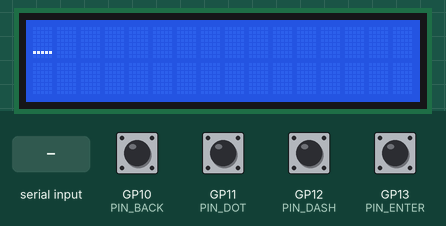
A sketch run on a simulated Raspberry Pi Pico. On the bench: 16×2 character LCD. The inputs (shaded band) are chosen by the test bench; at power-on: GP10 (PIN_BACK), GP11 (PIN_DOT), GP12 (PIN_DASH), GP13 (PIN_ENTER) HIGH. What the sketch prints to the serial monitor is not drawn.

Above: at 1.3 s.
1.4 s: GP11 (PIN_DOT) pulled LOW for 0.15 s
At 2.1 s:
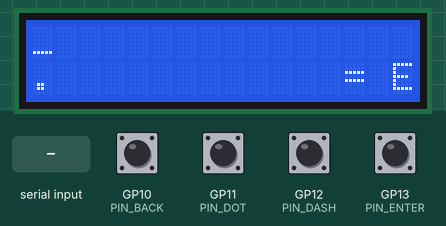
3.0 s: GP13 (PIN_ENTER) pulled LOW for 0.15 s
At 3.4 s:
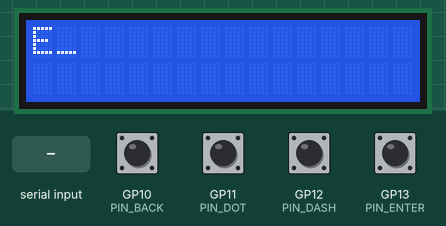
4.6 s: GP12 (PIN_DASH) pulled LOW for 0.15 s
At 5.8 s:
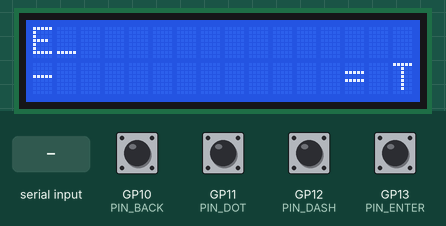
6.2 s: "e\n" received over Serial
At 7.1 s:
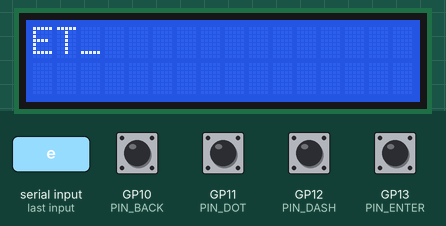
7.7 s: "-\n" received over Serial
At 8.2 s:
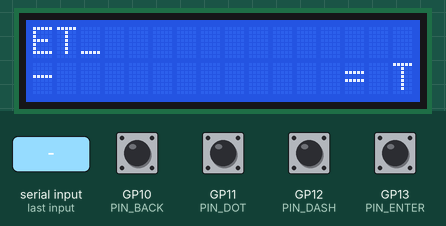
9.2 s: GP13 (PIN_ENTER) pulled LOW for 1 s
At 10.4 s:
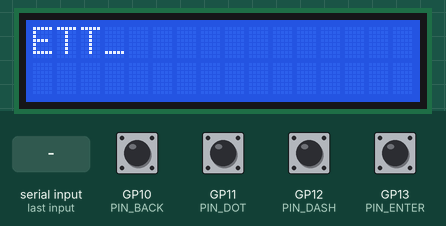
Timing chart, 0 to 12.2 s (numbered marks = the images above; inputs shaded):
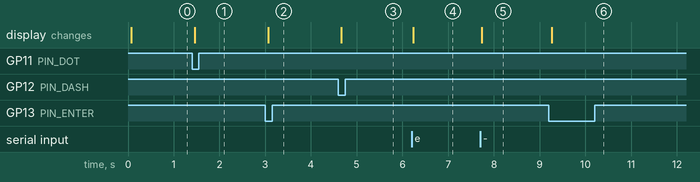

The sketch:

morse_input.ino
```cpp
/*
 * モールス信号でアルファベットを入力し、LCD1602A に表示する
 *
 * 対応ボード: Raspberry Pi Pico WH
 * FQBN: rp2040:rp2040:rpipicow
 * ライブラリ: LiquidCrystal I2C (Frank de Brabander)
 * 配線: docs/board_layout.svg (SW1〜SW4)、LCD は GP0 (SDA) / GP1 (SCL)
 *
 * 操作:
 *   SW1 (GP10) backspace。符号の入力中なら最後の1符号を、そうでなければ最後の1文字を消す
 *   SW2 (GP11) トン (.)
 *   SW3 (GP12) ツー (-)
 *   SW4 (GP13) enter。入力中の符号を文字に確定する。符号が空なら空白を入れる
 *
 * 表示:
 *   1行目 入力した文章 (長くなったら末尾の15文字を表示)
 *   2行目 入力中の符号と、その時点で確定したときの文字
 *         例: "-.-.        = C"   該当する文字がなければ "= ?"
 *
 * シリアル (115200bps) からも操作できる: '-' '.' がツー/トン、'b' が backspace、
 * 'e' が enter。確定した文章はシリアルにも出す
 */

#include <Wire.h>
#include <LiquidCrystal_I2C.h>

// --- 設定 ---
const int     PIN_SDA   = 0;   // GP0 (物理1番ピン)
const int     PIN_SCL   = 1;   // GP1 (物理2番ピン)
const uint8_t LCD_COLS  = 16;
const uint8_t LCD_ROWS  = 2;
const uint8_t LCD_ADDR_DEFAULT = 0x27;

const int PIN_BACK  = 10;  // SW1 GP10 (物理14番ピン)
const int PIN_DOT   = 11;  // SW2 GP11 (物理15番ピン)
const int PIN_DASH  = 12;  // SW3 GP12 (物理16番ピン)
const int PIN_ENTER = 13;  // SW4 GP13 (物理17番ピン)

const unsigned long DEBOUNCE_MS = 30;
const size_t MAX_CODE = 6;   // 1文字の符号は最長でも5つ (数字)。余裕を見て6
const size_t MAX_TEXT = 64;
// ------------

struct Button {
  int           pin;
  bool          raw;
  bool          stable;   // INPUT_PULLUP なので離すと HIGH
  unsigned long changedAt;
};

enum { BTN_BACK, BTN_DOT, BTN_DASH, BTN_ENTER, BTN_COUNT };
Button buttons[BTN_COUNT] = {
  {PIN_BACK,  HIGH, HIGH, 0},
  {PIN_DOT,   HIGH, HIGH, 0},
  {PIN_DASH,  HIGH, HIGH, 0},
  {PIN_ENTER, HIGH, HIGH, 0},
};

struct Morse {
  char        ch;
  const char *code;
};

const Morse MORSE_TABLE[] = {
  {'A', ".-"},    {'B', "-..."},  {'C', "-.-."},  {'D', "-.."},   {'E', "."},
  {'F', "..-."},  {'G', "--."},   {'H', "...."},  {'I', ".."},    {'J', ".---"},
  {'K', "-.-"},   {'L', ".-.."},  {'M', "--"},    {'N', "-."},    {'O', "---"},
  {'P', ".--."},  {'Q', "--.-"},  {'R', ".-."},   {'S', "..."},   {'T', "-"},
  {'U', "..-"},   {'V', "...-"},  {'W', ".--"},   {'X', "-..-"},  {'Y', "-.--"},
  {'Z', "--.."},
  {'0', "-----"}, {'1', ".----"}, {'2', "..---"}, {'3', "...--"}, {'4', "....-"},
  {'5', "....."}, {'6', "-...."}, {'7', "--..."}, {'8', "---.."}, {'9', "----."},
};
const int MORSE_COUNT = sizeof(MORSE_TABLE) / sizeof(MORSE_TABLE[0]);

LiquidCrystal_I2C *lcd = nullptr;
String code = "";  // 入力中の符号 ("-" と ".")
String text = "";  // 確定した文章

// 符号を文字にする。表になければ 0
char decode(const String &c) {
  for (int i = 0; i < MORSE_COUNT; i++) {
    if (c == MORSE_TABLE[i].code) return MORSE_TABLE[i].ch;
  }
  return 0;
}

// ---------------- LCD ----------------

void drawRow(uint8_t row, const String &s) {
  String t = s.substring(0, LCD_COLS);
  while (t.length() < LCD_COLS) t += ' ';
  lcd->setCursor(0, row);
  lcd->print(t);
}

void draw() {
  // 1行目: 末尾にカーソル代わりの '_' を付け、収まらなければ末尾側を見せる
  String top = text + "_";
  if (top.length() > LCD_COLS) top = top.substring(top.length() - LCD_COLS);
  drawRow(0, top);

  // 2行目: 左に符号、右端に確定したときの文字
  String bottom = code;
  if (code.length()) {
    char ch = decode(code);
    while (bottom.length() < LCD_COLS - 3) bottom += ' ';
    bottom += "= ";
    bottom += ch ? ch : '?';
  }
  drawRow(1, bottom);
}

void setupLCD() {
  Wire.setSDA(PIN_SDA);
  Wire.setSCL(PIN_SCL);
  Wire.begin();

  uint8_t addr = 0;
  for (uint8_t a = 1; a < 127 && addr == 0; a++) {
    Wire.beginTransmission(a);
    if (Wire.endTransmission() == 0) addr = a;
  }
  if (addr == 0) {
    Serial.println("LCD not found, using default 0x27");
    addr = LCD_ADDR_DEFAULT;
  } else {
    Serial.printf("LCD address: 0x%02X\n", addr);
  }

  lcd = new LiquidCrystal_I2C(addr, LCD_COLS, LCD_ROWS);
  lcd->init();
  lcd->backlight();
}

// ---------------- 入力 ----------------

void onPress(int id) {
  switch (id) {
    case BTN_DASH:
    case BTN_DOT:
      if (code.length() < MAX_CODE) code += (id == BTN_DASH) ? '-' : '.';
      break;
    case BTN_BACK:
      if (code.length()) {
        code.remove(code.length() - 1);
      } else if (text.length()) {
        text.remove(text.length() - 1);
      }
      break;
    case BTN_ENTER:
      if (code.length()) {
        char ch = decode(code);
        if (ch) {
          if (text.length() < MAX_TEXT) text += ch;
        } else {
          Serial.printf("unknown code: %s\n", code.c_str());
        }
        code = "";
      } else if (text.length() && text.length() < MAX_TEXT) {
        text += ' ';
      }
      break;
  }
  Serial.printf("code=\"%s\" text=\"%s\"\n", code.c_str(), text.c_str());
  draw();
}

void pollButtons() {
  for (int i = 0; i < BTN_COUNT; i++) {
    Button &b = buttons[i];
    bool raw = digitalRead(b.pin);
    if (raw != b.raw) {
      b.raw = raw;
      b.changedAt = millis();
    } else if (raw != b.stable && millis() - b.changedAt >= DEBOUNCE_MS) {
      b.stable = raw;
      if (raw == LOW) onPress(i);
    }
  }
}

void pollSerial() {
  while (Serial.available()) {
    switch ((char)Serial.read()) {
      case '-': onPress(BTN_DASH);  break;
      case '.': onPress(BTN_DOT);   break;
      case 'b': onPress(BTN_BACK);  break;
      case 'e': onPress(BTN_ENTER); break;
    }
  }
}

// ---------------- setup / loop ----------------

void setup() {
  Serial.begin(115200);
  unsigned long start = millis();
  while (!Serial && millis() - start < 2000) delay(10);

  for (int i = 0; i < BTN_COUNT; i++) {
    pinMode(buttons[i].pin, INPUT_PULLUP);
  }
  delay(10);  // プルアップが効くまで少し待つ
  for (int i = 0; i < BTN_COUNT; i++) {
    buttons[i].raw = buttons[i].stable = digitalRead(buttons[i].pin);
  }

  setupLCD();
  draw();
  Serial.println("morse input: SW1=backspace SW2=. SW3=- SW4=enter");
}

void loop() {
  pollButtons();
  pollSerial();
}
```

Measured:
- after the input at 1.4 s, the display: changes after 0.06 s (image 1)
- after the input at 3.0 s, the display: changes after 0.06 s (image 2)
- after the input at 4.6 s, the display: changes after 0.06 s (image 3)
- after the input at 6.2 s, the display: changes at once (image 4)
- after the input at 7.7 s, the display: changes at once (image 5)
- after the input at 9.2 s, the display: changes after 0.06 s (image 6)
